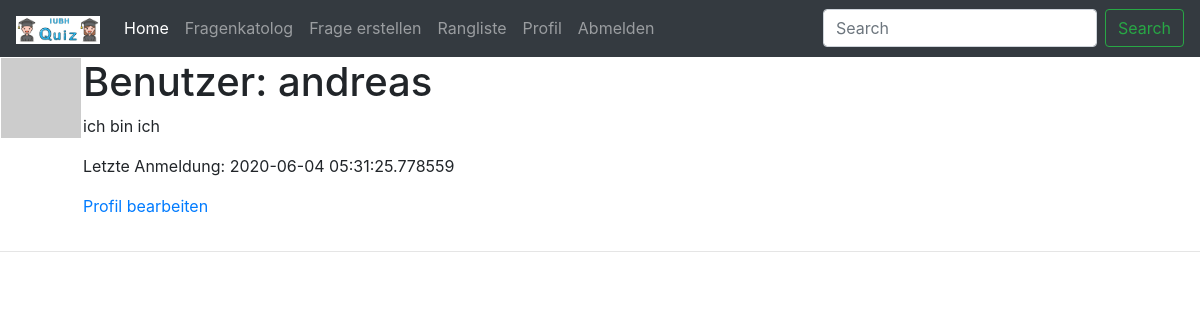
/user/andreas (signed in), run on the app's committed database.
### app/models.py (models this page shows, shortened)
class User(UserMixin, db.Model):
    id = db.Column(db.Integer, primary_key=True)
    username = db.Column(db.String(64), index=True, unique=True)
    email = db.Column(db.String(120), index=True, unique=True)
    password_hash = db.Column(db.String(128))
    about_me = db.Column(db.String(140))
    last_seen = db.Column(db.DateTime, default=datetime.utcnow)
    def avatar(self, size):
        digest = md5(self.email.lower().encode('utf-8')).hexdigest()
        return f'https://www.gravatar.com/avatar/{digest}?d=identicon&s={size}'

### app/routes.py (the view)
@app.route('/user/<username>')
@login_required
def user(username):
    user = User.query.filter_by(username=username).first_or_404()
    return render_template('user.html', user=user)

### app/models.py (called while the page is built)
@login.user_loader
def load_user(id):
    return User.query.get(int(id))

### app/routes.py (called while the page is built)
@app.before_request
def before_request():
    if current_user.is_authenticated:
        current_user.last_seen = datetime.utcnow()
        db.session.commit()

### app/templates/user.html
{% extends "base.html" %}
{% block content %}
    <table>
        <tr valign="top">
            <td><img src="{{ user.avatar(80) }}"></td>
            <td>
                <h1>Benutzer: {{ user.username }}</h1>
                {% if user.about_me %}<p>{{ user.about_me }}</p>{% endif %}
                {% if user.last_seen %}<p>Letzte Anmeldung: {{ user.last_seen }}</p>{% endif %}
                {% if user == current_user %}
                <p><a href="{{ url_for('edit_profile') }}">Profil bearbeiten</a></p>
                {% endif %}
            </td>
        </tr>
    </table>
    <hr>
{% endblock %}

### app/static/css/styles.css (style rules this page uses)
body { background: aqua; }

### data on the page
User: username "andreas", about_me "ich bin ich", last_seen "2020-06-04 05:31:25.778559"
